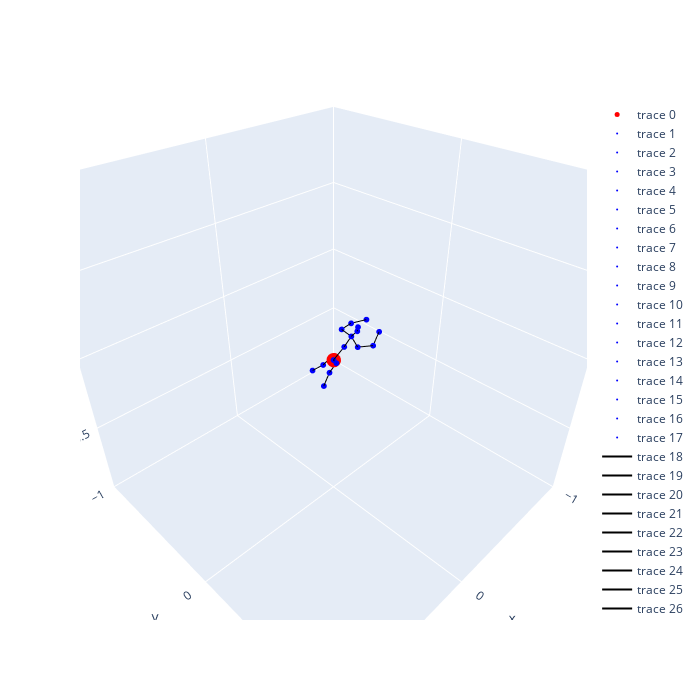

This figure's notebook cell:
### Code cell
# result
aihub_3d = copy.deepcopy(result_array)
pos = copy.deepcopy(aihub_3d)
points_aihub_3d = {}
for i, p in enumerate(pos):
    #print(i, h36m_keypoints[i], p)
    points_aihub_3d[i] = np.array([p[0], -p[2], -p[1]]) #np.array([p[0], p[1], p[2]])  #np.array([p[0], -p[2], p[1]])
pos_vector = pos.reshape(-1) # (51,)
total_min, total_max = pos_vector.min(), pos_vector.max()
print("total min: ", total_min,
      "total max: ", total_max)

fig = draw_skeleton(points_aihub_3d, h36m_connections)
fig.show()

### Figure 1 — Plotly figure (JSON) as saved in the notebook; plotly's stock layout.template omitted (floating-point values rounded to 4 significant figures)
{"data": [{"marker": {"color": "red", "size": 5}, "mode": "markers", "type": "scatter3d", "x": [0], "y": [0], "z": [0]}, {"marker": {"color": "blue", "size": 2}, "mode": "markers", "type": "scatter3d", "x": [0.0002671], "y": [1.571e-05], "z": [-1.368e-05]}, {"marker": {"color": "blue", "size": 2}, "mode": "markers", "type": "scatter3d", "x": [0.002709], "y": [-0.01837], "z": [0.01052]}, {"marker": {"color": "blue", "size": 2}, "mode": "markers", "type": "scatter3d", "x": [-0.01193], "y": [-0.09558], "z": [-0.08811]}, {"marker": {"color": "blue", "size": 2}, "mode": "markers", "type": "scatter3d", "x": [-0.00921], "y": [-0.1833], "z": [-0.1715]}, {"marker": {"color": "blue", "size": 2}, "mode": "markers", "type": "scatter3d", "x": [-0.00138], "y": [0.02056], "z": [-0.01173]}, {"marker": {"color": "blue", "size": 2}, "mode": "markers", "type": "scatter3d", "x": [-0.01522], "y": [-0.04792], "z": [-0.1198]}, {"marker": {"color": "blue", "size": 2}, "mode": "markers", "type": "scatter3d", "x": [-0.01532], "y": [-0.09577], "z": [-0.2417]}, {"marker": {"color": "blue", "size": 2}, "mode": "markers", "type": "scatter3d", "x": [-0.01735], "y": [0.06354], "z": [0.1094]}, {"marker": {"color": "blue", "size": 2}, "mode": "markers", "type": "scatter3d", "x": [-0.01296], "y": [0.1184], "z": [0.2043]}, {"marker": {"color": "blue", "size": 2}, "mode": "markers", "type": "scatter3d", "x": [-0.03189], "y": [0.1424], "z": [0.2385]}, {"marker": {"color": "blue", "size": 2}, "mode": "markers", "type": "scatter3d", "x": [-0.0179], "y": [0.1594], "z": [0.2778]}, {"marker": {"color": "blue", "size": 2}, "mode": "markers", "type": "scatter3d", "x": [-0.01785], "y": [0.1612], "z": [0.1544]}, {"marker": {"color": "blue", "size": 2}, "mode": "markers", "type": "scatter3d", "x": [-0.1146], "y": [0.1839], "z": [0.1286]}, {"marker": {"color": "blue", "size": 2}, "mode": "markers", "type": "scatter3d", "x": [-0.1949], "y": [0.1535], "z": [0.166]}, {"marker": {"color": "blue", "size": 2}, "mode": "markers", "type": "scatter3d", "x": [-0.0144], "y": [0.04566], "z": [0.2142]}, {"marker": {"color": "blue", "size": 2}, "mode": "markers", "type": "scatter3d", "x": [-0.09703], "y": [0.03623], "z": [0.2116]}, {"marker": {"color": "blue", "size": 2}, "mode": "markers", "type": "scatter3d", "x": [-0.183], "y": [0.06929], "z": [0.2118]}, {"line": {"color": "black"}, "mode": "lines", "type": "scatter3d", "x": [0.0002671, 0.002709], "y": [1.571e-05, -0.01837], "z": [-1.368e-05, 0.01052]}, {"line": {"color": "black"}, "mode": "lines", "type": "scatter3d", "x": [0.0002671, -0.00138], "y": [1.571e-05, 0.02056], "z": [-1.368e-05, -0.01173]}, {"line": {"color": "black"}, "mode": "lines", "type": "scatter3d", "x": [0.0002671, -0.01735], "y": [1.571e-05, 0.06354], "z": [-1.368e-05, 0.1094]}, {"line": {"color": "black"}, "mode": "lines", "type": "scatter3d", "x": [0.002709, -0.01193], "y": [-0.01837, -0.09558], "z": [0.01052, -0.08811]}, {"line": {"color": "black"}, "mode": "lines", "type": "scatter3d", "x": [-0.01193, -0.00921], "y": [-0.09558, -0.1833], "z": [-0.08811, -0.1715]}, {"line": {"color": "black"}, "mode": "lines", "type": "scatter3d", "x": [-0.00138, -0.01522], "y": [0.02056, -0.04792], "z": [-0.01173, -0.1198]}, {"line": {"color": "black"}, "mode": "lines", "type": "scatter3d", "x": [-0.01522, -0.01532], "y": [-0.04792, -0.09577], "z": [-0.1198, -0.2417]}, {"line": {"color": "black"}, "mode": "lines", "type": "scatter3d", "x": [-0.01735, -0.01296], "y": [0.06354, 0.1184], "z": [0.1094, 0.2043]}, {"line": {"color": "black"}, "mode": "lines", "type": "scatter3d", "x": [-0.01296, -0.03189], "y": [0.1184, 0.1424], "z": [0.2043, 0.2385]}, {"line": {"color": "black"}, "mode": "lines", "type": "scatter3d", "x": [-0.03189, -0.0179], "y": [0.1424, 0.1594], "z": [0.2385, 0.2778]}, {"line": {"color": "black"}, "mode": "lines", "type": "scatter3d", "x": [-0.01296, -0.0144], "y": [0.1184, 0.04566], "z": [0.2043, 0.2142]}, {"line": {"color": "black"}, "mode": "lines", "type": "scatter3d", "x": [-0.0144, -0.09703], "y": [0.04566, 0.03623], "z": [0.2142, 0.2116]}, {"line": {"color": "black"}, "mode": "lines", "type": "scatter3d", "x": [-0.09703, -0.183], "y": [0.03623, 0.06929], "z": [0.2116, 0.2118]}, {"line": {"color": "black"}, "mode": "lines", "type": "scatter3d", "x": [-0.01296, -0.01785], "y": [0.1184, 0.1612], "z": [0.2043, 0.1544]}, {"line": {"color": "black"}, "mode": "lines", "type": "scatter3d", "x": [-0.01785, -0.1146], "y": [0.1612, 0.1839], "z": [0.1544, 0.1286]}, {"line": {"color": "black"}, "mode": "lines", "type": "scatter3d", "x": [-0.1146, -0.1949], "y": [0.1839, 0.1535], "z": [0.1286, 0.166]}], "layout": {"autosize": false, "height": 700, "scene": {"aspectratio": {"x": 1, "y": 1, "z": 1}, "camera": {"eye": {"x": 1, "y": 1, "z": 1}}, "xaxis": {"range": [-1, 1]}, "yaxis": {"range": [-1, 1]}, "zaxis": {"range": [-1, 1]}}, "width": 700}}
